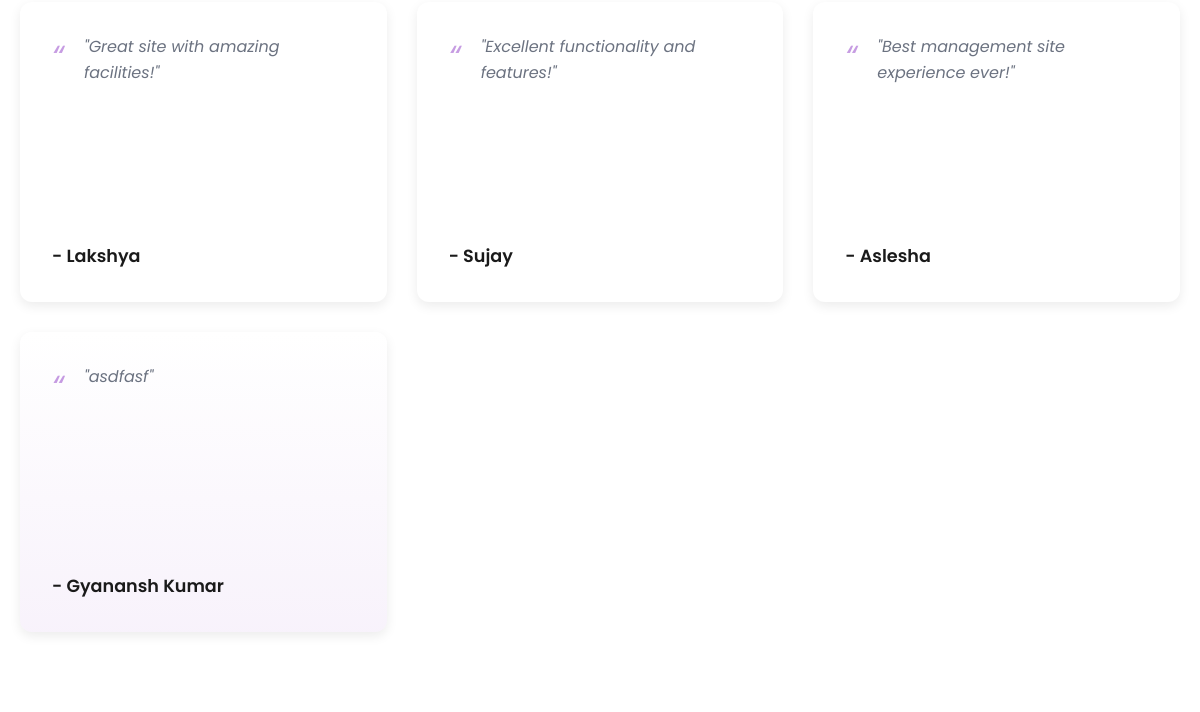
Page /about/ (lower part) on the earlier database version.
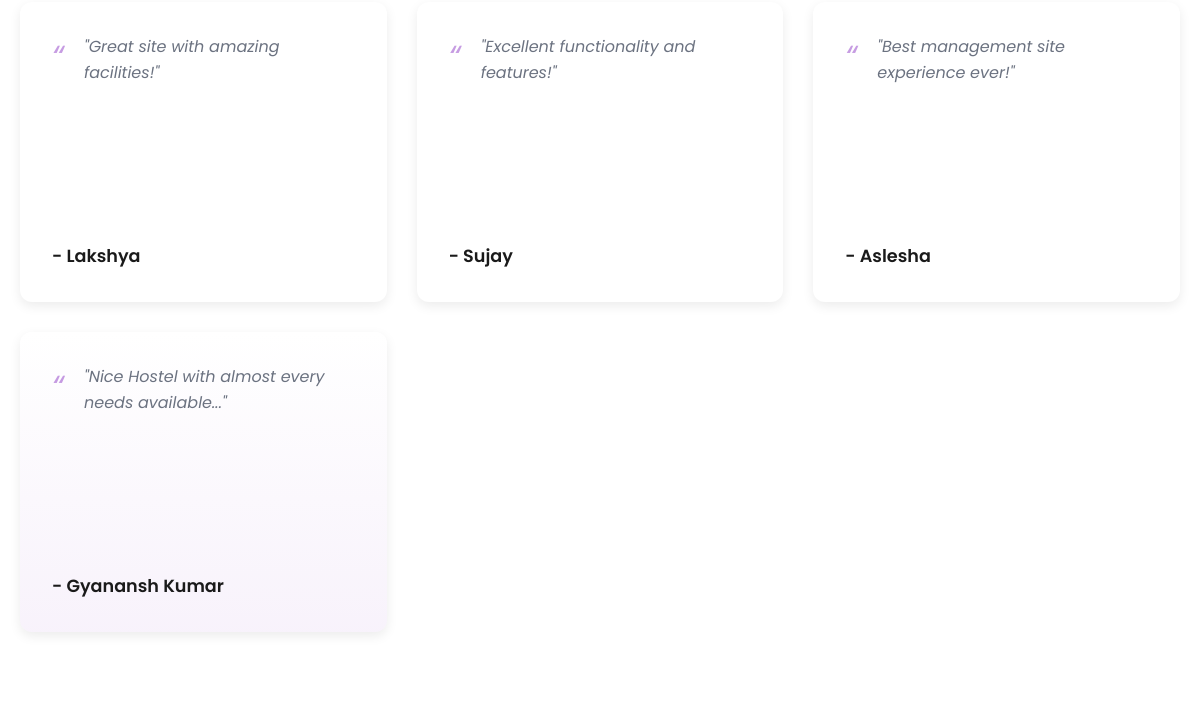
Same page on the later database version.
### Hostels/models.py (models this page shows, shortened)
class Feedback(models.Model):
    user = models.ForeignKey(CustomUser, on_delete=models.SET_NULL, null=True)
    environment_rating = models.CharField(max_length=20)
    service_rating = models.IntegerField()
    comments = models.TextField()
    hostel = models.CharField(max_length=50)
    submitted_at = models.DateTimeField(auto_now_add=True)

class CustomUser(AbstractUser):
    username = None  # Remove username field
    email = models.EmailField(unique=True)
    roll_number = models.CharField(max_length=20, blank=True, null=True,unique=True)  # Optional field
    USERNAME_FIELD = 'email'
    REQUIRED_FIELDS = ['first_name', 'last_name','roll_number']  # roll_number is optional
    objects = CustomUserManager()

### Hostels/views.py (the view)
# urls.py: path('about/', views.about, name='about'),
def about(request):
    feedbacks = Feedback.objects.all().order_by('-submitted_at')
    return render(request, 'Rooms_about.html', {'feedbacks': feedbacks})

### Hostels/templates/Rooms_about.html (shortened to what this page needs)
{% extends 'Rooms_base.html' %}
{% load static %}
{% block content %}
<link rel="stylesheet" href="{% static 'css/Rooms_about.css' %}">
<section class="rating-section">
    <div class="container">
        <div class="row">
            <div class="col-12 col-md-6 col-lg-4">
                <div class="review-box">
                    <p>"Great site with amazing facilities!"</p>
                    <h5>- Lakshya</h5>
                </div>
            </div>
            <div class="col-12 col-md-6 col-lg-4">
                <div class="review-box">
                    <p>"Excellent functionality and features!"</p>
                    <h5>- Sujay</h5>
                </div>
            </div>
            <div class="col-12 col-md-6 col-lg-4">
                <div class="review-box">
                    <p>"Best management site experience ever!"</p>
                    <h5>- Aslesha</h5>
                </div>
            </div>
            {% for feedback in feedbacks %}
            <div class="col-12 col-md-6 col-lg-4">
                <div class="review-box feedback-entry">
                    <p>"{{ feedback.comments }}"</p>
                    <h5>- {% if feedback.user %}{{ feedback.user.get_full_name }}{% else %}Anonymous{% endif %}</h5>
                </div>
            </div>
            {% empty %}
            <div class="col-12 col-md-6 col-lg-4">
                <div class="review-box no-feedback">
                    <p class="no-feedback-text"><span class="feedback-icon">💬</span> Share Your Feedback!</p>
                </div>
            </div>
            {% endfor %}
        </div>
    </div>
</section>
{% endblock %}

Differences in the rows shown:
changed Feedback "Gyanansh Kumar": comments "asdfasf" → "Nice Hostel with almost every needs available..."
